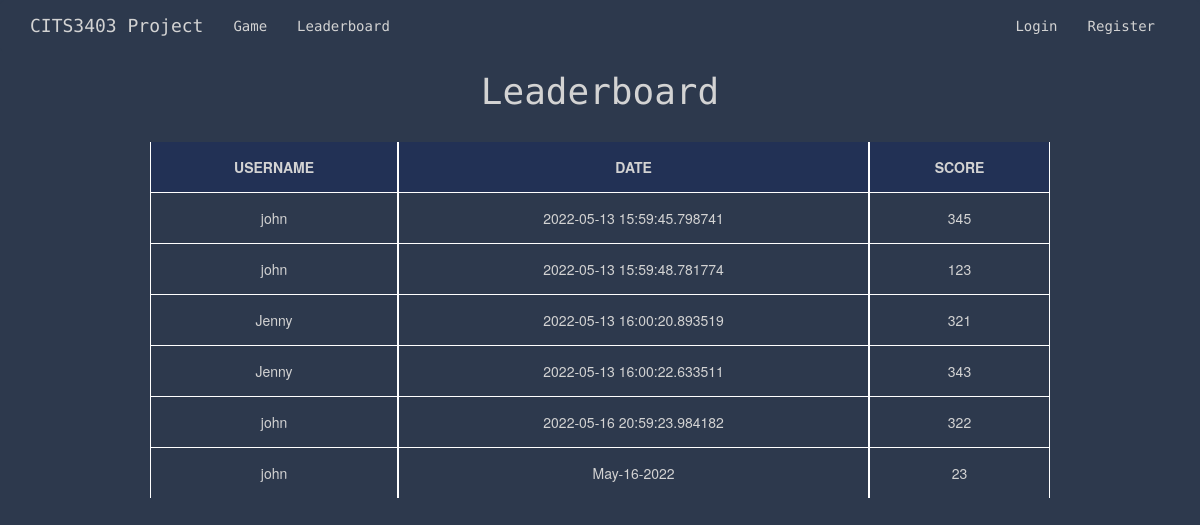
The page /leaderboard on the database as committed earlier.
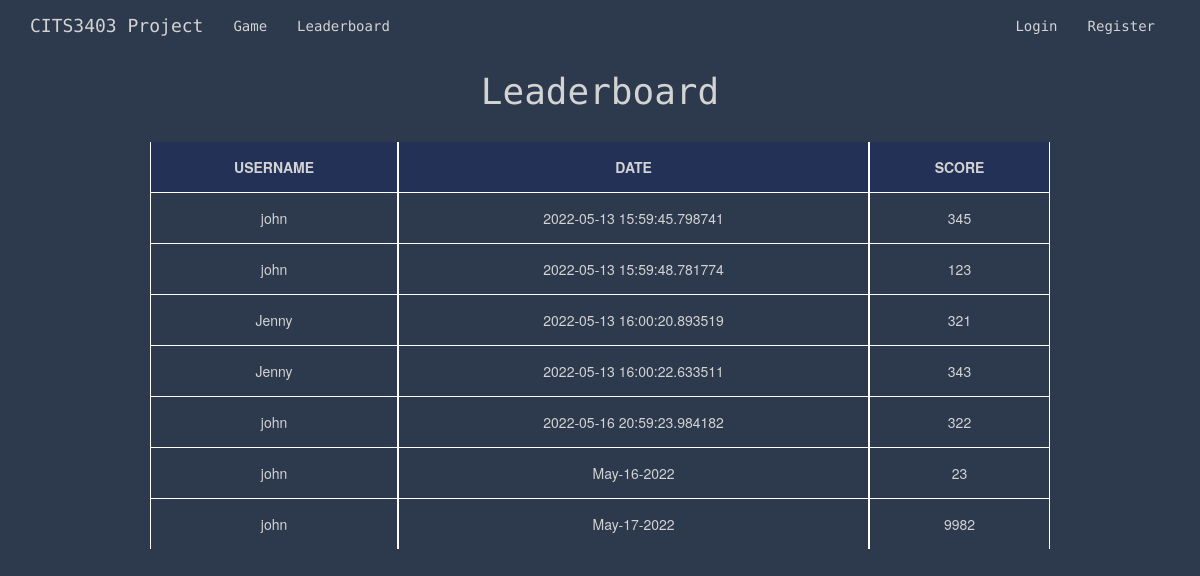
The same page on the database as committed later.
### app/models.py (models this page shows, shortened)
class Score(UserMixin, db.Model):
    id = db.Column(db.Integer, primary_key=True)
    user_score = db.Column(db.Integer)
    user_id = db.Column(db.Integer, db.ForeignKey("user.id"))
    today = date.today()
    format_date = today.strftime("%b-%d-%Y") #strips minutes, formats the date eg May-16-2022
    date = db.Column(db.String, default=format_date)

class User(UserMixin, db.Model):
    id = db.Column(db.Integer, primary_key=True)
    username = db.Column(db.String(64), index=True, unique=True)
    email = db.Column(db.String(120), index=True, unique=True)
    password_hash = db.Column(db.String(128))
    user_stats = db.relationship('Score', backref='user', lazy=True)

### app/routes.py (the view)
@app.route('/leaderboard', methods=['GET', 'POST'])
def leaderboard():
    all_scores = Score.query.all()
    user = User.query.all()
    return render_template('leaderboard.html', scores=all_scores, user=user)

### app/templates/leaderboard.html
{% extends "base.html" %}
{% block content %}
<h1>Leaderboard</h1>
    <table id="myTable" class="tablesorter">
        <thead>
            <tr>
                <th> USERNAME </th>
                <th> DATE </th>
                <th> SCORE </th>
            </tr>
        </thead>
        <tbody>
            {% for score in scores %}
                <tr>
                    <td> {{ score.user.username }} </td>
                    <td> {{ score.date }} </td>
                    <td> {{ score.user_score }}</td>
                </tr>
            {% endfor %}
        </tbody>
    </table>
{% endblock %}

### app/templates/base.html (shortened to what this page needs)
{% extends 'bootstrap/base.html' %}
{% block styles %}
{{ super() }}
<head>
<link rel="stylesheet" href="{{ url_for('static', filename='css/stylesheet.css') }}">
</head>
{% endblock %}
{% block navbar %}
<nav class="navbar navbar-default">
    <div class="container">
        <div class="navbar-header">
            <a class="navbar-brand" href="{{ url_for('index') }}">CITS3403 Project</a>
        </div>
        <div class="collapse navbar-collapse" id="bs-example-navbar-collapse-1">
            <ul class="nav navbar-nav navbar-left">
                {% if current_user.is_anonymous %}
                <li><a href="{{ url_for('game') }}">Game</a></li>
                <li><a href="{{ url_for('leaderboard') }}">Leaderboard</a></li>
                {% else %}
                <li><a href="{{ url_for('game') }}">Game</a></li>
                <li><a href="{{ url_for('leaderboard') }}">Leaderboard</a></li>
                <li><a href="{{ url_for('user_stats') }}">Profile</a></li>
                {% endif %}
            </ul>
            <ul class="nav navbar-nav navbar-right">
                {% if current_user.is_anonymous %}
                <li><a href="{{ url_for('login') }}">Login</a></li>
                <li><a href="{{ url_for('register') }}">Register</a></li>
                {% else %}
                <li><a href="{{ url_for('logout') }}">Logout</a></li>
                {% endif %}
            </ul>
        </div>
    </div>
</nav>
{% endblock %}

### app/static/css/stylesheet.css (style rules this page uses)
head,body { text-align: center; }
body { background: #2d394d; color: lightgrey; }
.center, h1 { text-align: center; font-family: 'Source Code Pro', monospace; }
a { color: lightgrey !important; }
.navbar-default { background: #2d394d; border-color: #2d394d; font-family: 'Source Code Pro', monospace; }
table { border-collapse: separate; width: 75%; margin-left: auto; margin-right: auto; margin-top: 30px; }
th, td { border-left: 1px solid white; border-right: 1px solid white; border-top: 1px solid white; padding: 15px; text-align: center; margin: none; }
th { border-top: none; font-weight: bold; background-color: rgba(15, 34, 101, 0.359); }

Rows that differ between the two databases and show on the page:
added Score: user.username "john", date "May-17-2022", user_score "9982"
